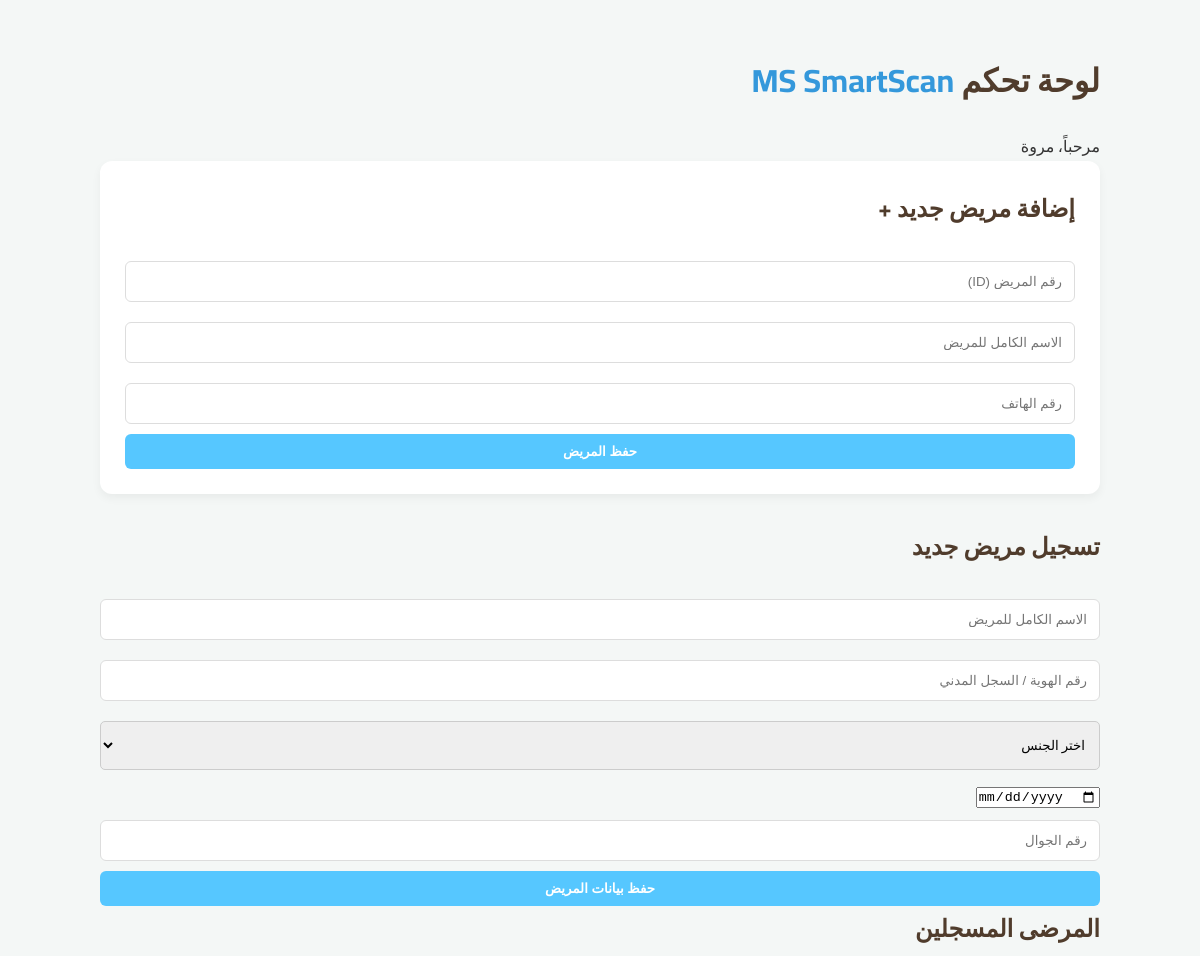
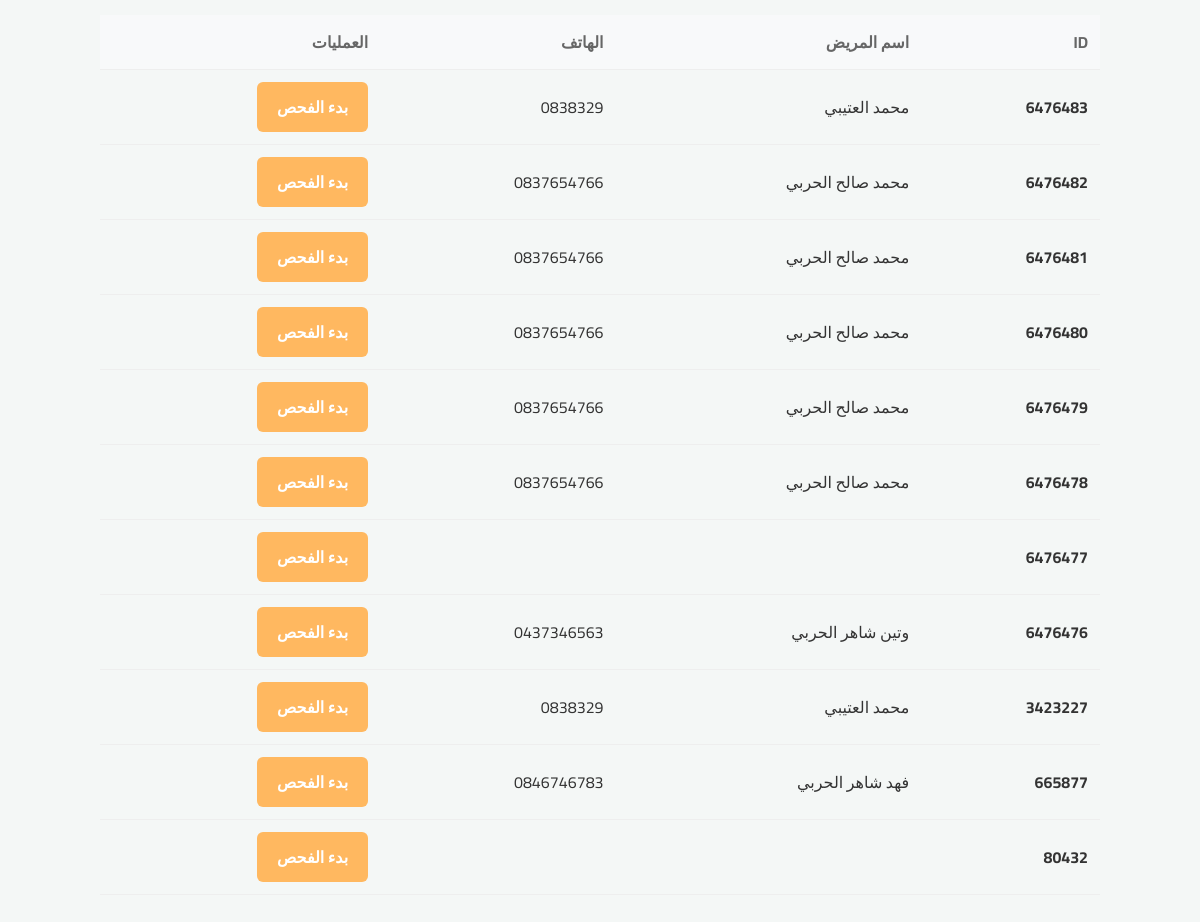
Page /dashboard.php on the committed database (2 pictures, top to bottom).
### tables this page shows
CREATE TABLE `patients` (
  `patient_id` int(100) NOT NULL,
  `full_name` varchar(100) NOT NULL,
  `birth_date` date NOT NULL,
  `gender` varchar(100) NOT NULL,
  `phone_number` varchar(100) NOT NULL
);

### dashboard.php (the view, shortened to what this page needs)
<?php
include "connect.php";
$sql = "SELECT * FROM patients ORDER BY patient_id DESC";
$result = $conn->query($sql);
?>
<!DOCTYPE html>
<html lang="ar" dir="rtl">
<head>
<link rel="stylesheet" href="style.css">
</head>
<body>
<div class="container">
    <div class="header">
        <h1>لوحة تحكم <span style="color:#3498db">MS SmartScan</span></h1>
        <div>مرحباً، مروة</div>
    </div>
    <div class="main-grid">
        <div class="card">
            <h2>إضافة مريض جديد +</h2>
            <form method="POST">
                <div class="form-group">
                    <input type="number" name="patient_id" placeholder="رقم المريض (ID)" required>
                </div>
                <div class="form-group">
                    <input type="text" name="full_name" placeholder="الاسم الكامل للمريض" required>
                </div>
                <div class="form-group">
                    <input type="text" name="phone_number" placeholder="رقم الهاتف" required>
                </div>
                <button type="submit" name="add_patient" class="btn-submit">حفظ المريض</button>
            </form>
        </div>
        <div class="form-card">
    <h2>تسجيل مريض جديد</h2>
    <form action="save_patient.php" method="POST">
        <div class="form-group">
            <input type="text" name="full_name" placeholder="الاسم الكامل للمريض" required>
        </div>
        <div class="form-group">
            <input type="number" name="patient_id" placeholder="رقم الهوية / السجل المدني" required>
        </div>
       <select name="gender" required style="width: 100%; padding: 10px; margin-bottom: 10px; border-radius: 5px; border: 1px solid #ccc; font-family: 'Cairo';">
    <option value="" disabled selected>اختر الجنس</option>
</select>
        <div class="form-group">
            <input type="date" name="birth_date" title="تاريخ الميلاد" required>
        </div>
        <div class="form-group">
            <input type="text" name="phone_number" placeholder="رقم الجوال" required>
        </div>
        <button type="submit" name="add_patient" class="btn-submit">حفظ بيانات المريض</button>
    </form>
</div>
        <div class="table-card">
            <h2>المرضى المسجلين</h2>
            <table>
                <thead>
                    <tr>
                        <th>ID</th>
                        <th>اسم المريض</th>
                        <th>الهاتف</th>
                        <th>العمليات</th>
                    </tr>
                </thead>
                <tbody>
                    <?php if ($result && $result->num_rows > 0): ?>
                        <?php while($row = $result->fetch_assoc()): ?>
                        <tr>
                            <td><strong><?php echo $row['patient_id']; ?></strong></td>
                            <td><?php echo $row['full_name']; ?></td>
                            <td><?php echo $row['phone_number']; ?></td>
                            <td>
                                <a href="scan.php?id=<?php echo $row['patient_id']; ?>" class="btn-scan">بدء الفحص</a>
                            </td>
                        </tr>
                        <?php endwhile; ?>
                    <?php else: ?>
                        <tr><td colspan="4" style="text-align:center;">لا يوجد مرضى حالياً</td></tr>
                    <?php endif; ?>
                </tbody>
            </table>
        </div>
    </div>
</div>
</body>
</html>

### style.css (style rules this page uses)
body { font-family: 'Cairo', sans-serif; background-color: #f4f7f6; margin: 0; padding: 0; color: #333; }
.container { max-width: 1000px; margin: 30px auto; padding: 20px; }
.card { background: white; padding: 25px; border-radius: 12px; box-shadow: 0 4px 10px rgba(0,0,0,0.05); margin-bottom: 30px; }
h1, h2 { color: #503c2c; margin-top: 0; }
table { width: 100%; border-collapse: collapse; margin-top: 15px; }
th, td { padding: 12px; text-align: right; border-bottom: 1px solid #eee; }
th { background-color: #f8f9fa; color: #666; }
.btn-scan, .btn-add, .btn-submit { display: inline-block; padding: 10px 20px; text-decoration: none; border-radius: 6px; font-weight: bold; cursor: pointer; border: none; transition: 0.3s; }
.btn-scan { background-color: #ffb860; color: white; }
.btn-add, .btn-submit { background-color: #56c7ff; color: white; width: 100%; }
input[type="text"], input[type="number"], select { width: 100%; padding: 12px; margin: 10px 0; border: 1px solid #ddd; border-radius: 6px; box-sizing: border-box; }

### rows in the picture
patients: patient_id "6476483", full_name "محمد العتيبي", phone_number "0838329"
patients: patient_id "6476482", full_name "محمد صالح الحربي", phone_number "0837654766"
patients: patient_id "6476481", full_name "محمد صالح الحربي", phone_number "0837654766"
patients: patient_id "6476480", full_name "محمد صالح الحربي", phone_number "0837654766"
patients: patient_id "6476479", full_name "محمد صالح الحربي", phone_number "0837654766"
patients: patient_id "6476478", full_name "محمد صالح الحربي", phone_number "0837654766"
patients: patient_id "6476477"
patients: patient_id "6476476", full_name "وتين شاهر الحربي", phone_number "0437346563"
patients: patient_id "3423227", full_name "محمد العتيبي", phone_number "0838329"
patients: patient_id "665877", full_name "فهد شاهر الحربي", phone_number "0846746783"
patients: patient_id "80432"
